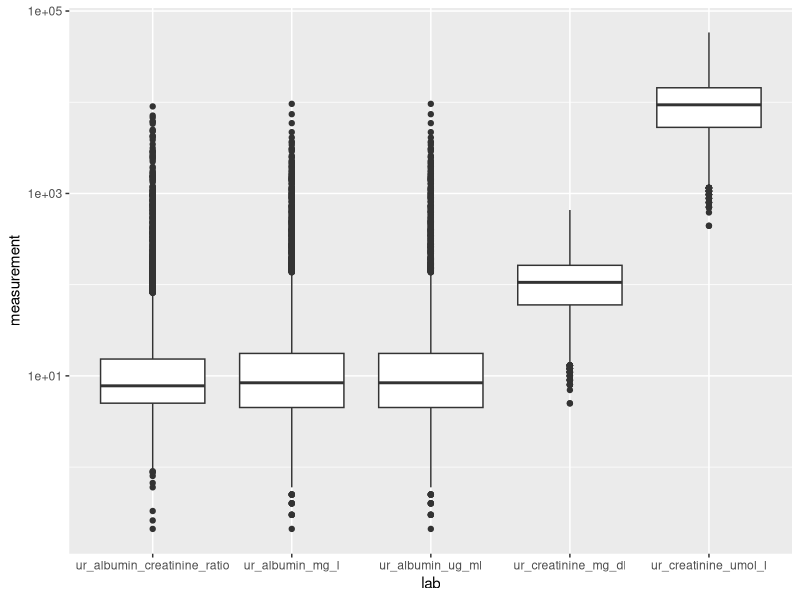

Here is the R script that generated this plot:
## ---- chunk 1
# load the tidyverse and the urine_albumin_creatinine NHANES data
library(tidyverse)
labs_data <- read.csv("data/urine_albumin_creatinine.csv")
## ---- chunk 2
# take a look at the first 10 rows
head(labs_data, 10)
## ---- chunk 3
# use pivot_wider() to convert the labs data from a 
# long format to a wide format. 
# arguments are `names_from` and `values_from`
# save the wide data as `labs_data_wide`.
labs_data_wide <- labs_data |> 
  pivot_wider(names_from = "lab", values_from = "measurement")
labs_data_wide
## ---- chunk 4
# use pivot_longer() to convert labs_data_wide back to along format
# arguments are `cols` (use a select helper!), `names_to` and `values_to`
labs_data_wide |> 
  pivot_longer(cols = starts_with("ur_"), 
               names_to = "lab",
               values_to = "measurement")
## ---- chunk 5
# create boxplots using the long format for the measurements from each lab
# maybe add a log-scale to the y-axis
labs_data |> ggplot() + 
  geom_boxplot(aes(x = lab, y = measurement)) +
  scale_y_log10()
## ---- chunk 6
demographics <- read_csv("data/demographics.csv")
demographics
## ---- chunk 7
demographics |> 
  select(respondent_id, gender, marital_status, race) |>
  pivot_longer(cols = all_of(c("gender", "marital_status", "race"))) 
